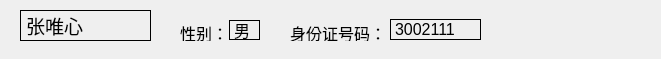
<?xml version="1.0" encoding="UTF-8"?>
<ui version="4.0">
 <class>SimplePersonInfo</class>
 <widget class="QWidget" name="SimplePersonInfo">
  <property name="geometry">
   <rect>
    <x>0</x>
    <y>0</y>
    <width>661</width>
    <height>59</height>
   </rect>
  </property>
  <property name="font">
   <font>
    <pointsize>14</pointsize>
   </font>
  </property>
  <property name="windowTitle">
   <string>Form</string>
  </property>
  <widget class="QLabel" name="label">
   <property name="geometry">
    <rect>
     <x>20</x>
     <y>10</y>
     <width>131</width>
     <height>31</height>
    </rect>
   </property>
   <property name="frameShape">
    <enum>QFrame::Panel</enum>
   </property>
   <property name="text">
    <string>张唯心 </string>
   </property>
  </widget>
  <widget class="QLabel" name="label_2">
   <property name="geometry">
    <rect>
     <x>390</x>
     <y>19</y>
     <width>91</width>
     <height>21</height>
    </rect>
   </property>
   <property name="font">
    <font>
     <pointsize>12</pointsize>
    </font>
   </property>
   <property name="frameShape">
    <enum>QFrame::Panel</enum>
   </property>
   <property name="text">
    <string>3002111</string>
   </property>
  </widget>
  <widget class="QLabel" name="label_3">
   <property name="geometry">
    <rect>
     <x>180</x>
     <y>24</y>
     <width>51</width>
     <height>17</height>
    </rect>
   </property>
   <property name="font">
    <font>
     <pointsize>12</pointsize>
    </font>
   </property>
   <property name="text">
    <string>性别：</string>
   </property>
  </widget>
  <widget class="QLabel" name="label_4">
   <property name="geometry">
    <rect>
     <x>229</x>
     <y>20</y>
     <width>31</width>
     <height>20</height>
    </rect>
   </property>
   <property name="font">
    <font>
     <pointsize>12</pointsize>
    </font>
   </property>
   <property name="frameShape">
    <enum>QFrame::Panel</enum>
   </property>
   <property name="text">
    <string>男</string>
   </property>
  </widget>
  <widget class="QLabel" name="label_5">
   <property name="geometry">
    <rect>
     <x>290</x>
     <y>24</y>
     <width>91</width>
     <height>17</height>
    </rect>
   </property>
   <property name="font">
    <font>
     <pointsize>12</pointsize>
    </font>
   </property>
   <property name="text">
    <string>身份证号码：</string>
   </property>
  </widget>
 </widget>
 <resources/>
 <connections/>
</ui>
